Frame 1 (no input): blank canvas, image omitted
Frame 60 (the mouse pressed at the canvas centre just before this capture): blank canvas, image omitted
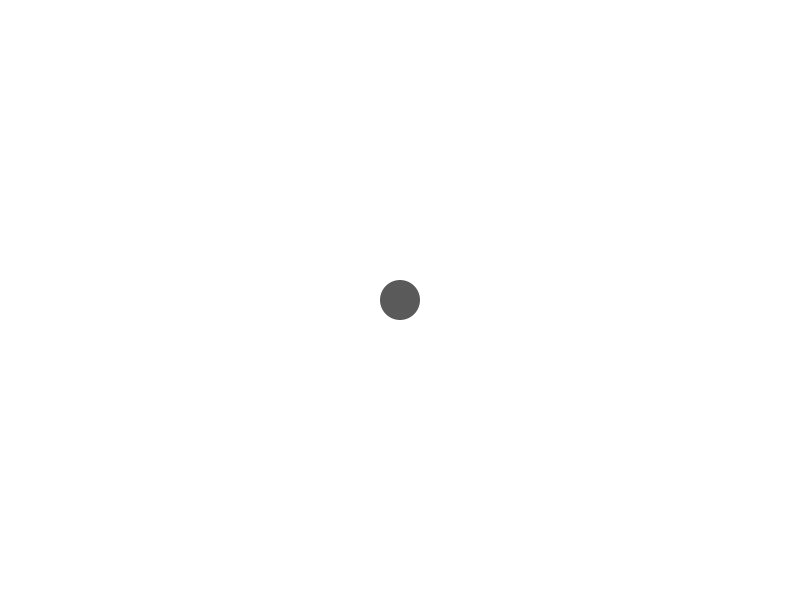
Frame 120 (the mouse held since frame 60 and released just before this capture)

The Processing sketch whose frames 1 and 60 were blank and that drew this single picture after the mouse press (run headless with seeded random() and noise(); from frame 60 on, the mouse is pressed at the canvas centre):

// Processing sketch: Oliver_Capson
// ── Oliver_Capson.pde
// List to hold all the circles
ArrayList<Circle> circles = new ArrayList<>();

// Setup function to initialize the environment
void setup() {
  size(800, 600); // Set the size of the canvas
  colorMode(HSB, 360, 100, 100); // Set the color mode to HSB (Hue, Saturation, Brightness)
}

// Main drawing loop
void draw() {
  // Set the background to white in RGB mode (not using HSB here)
  colorMode(RGB, 255); 
  background(255); // Set the background to white

  // Return to HSB mode for the circles
  colorMode(HSB, 360, 100, 100); 

  // Loop through all circles and update and display them
  for (Circle c : circles) {
    c.update(); // Update the circle (check for overlaps, growing, color change)
    c.display(); // Display the circle on the canvas
  }
}

// Called when the mouse is pressed to add a new circle at the mouse position
void mousePressed() {
  circles.add(new Circle(mouseX, mouseY)); // Create and add a new circle at the mouse location
}

// Circle class represents a single circle on the canvas
class Circle {
  float x, y, radius; // Position (x, y) and radius of the circle
  boolean growing; // Flag indicating if the circle is growing due to an intersection
  float hue; // Current hue for the rainbow color
  boolean transitioning; // Flag indicating if the circle is transitioning color

  // Constructor to initialize the circle at a given position
  Circle(float x, float y) {
    this.x = x;
    this.y = y;
    this.radius = 20; // Initial radius of the circle (doubled size from original)
    this.growing = false; // Initially, the circle is not growing
    this.transitioning = false; // Initially, the circle is not transitioning colors
    this.hue = -1; // Start with a gray color (indicated by hue = -1)
  }

  // Update function to check for overlaps and update properties accordingly
  void update() {
    // Loop through all circles to check for overlaps
    for (Circle other : circles) {
      if (other != this && overlaps(other)) { // Check if this circle overlaps with 'other'
        this.growing = true; // Mark this circle as growing
        other.growing = true; // Mark the other circle as growing

        // Start color transition on overlap
        this.transitioning = true;
        other.transitioning = true;
      }
    }

    // If the circle is growing, increase its size
    if (growing) {
      radius += 0.5; // Increment radius to make the circle grow
    }

    // If the circle is transitioning, update its hue for color cycling
    if (transitioning) {
      if (hue == -1) hue = 0; // If hue is not set, initialize it to red (hue = 0)
      hue = (hue + 1) % 360; // Cycle the hue (0 to 360) for smooth rainbow transition
    }
  }

  // Display the circle on the canvas
  void display() {
    noStroke(); // Disable stroke (outline) for the circle
    if (hue == -1) {
      fill(128); // Fill with gray color if the circle is not transitioning
    } else {
      fill(hue, 100, 100); // Use the current hue for the rainbow color
    }
    ellipse(x, y, radius * 2, radius * 2); // Draw the circle
  }

  // Check if this circle overlaps with another circle
  boolean overlaps(Circle other) {
    float distance = dist(this.x, this.y, other.x, other.y); // Calculate the distance between circle centers
    return distance < this.radius + other.radius; // Check if the distance is smaller than the sum of radii (overlap)
  }
}
